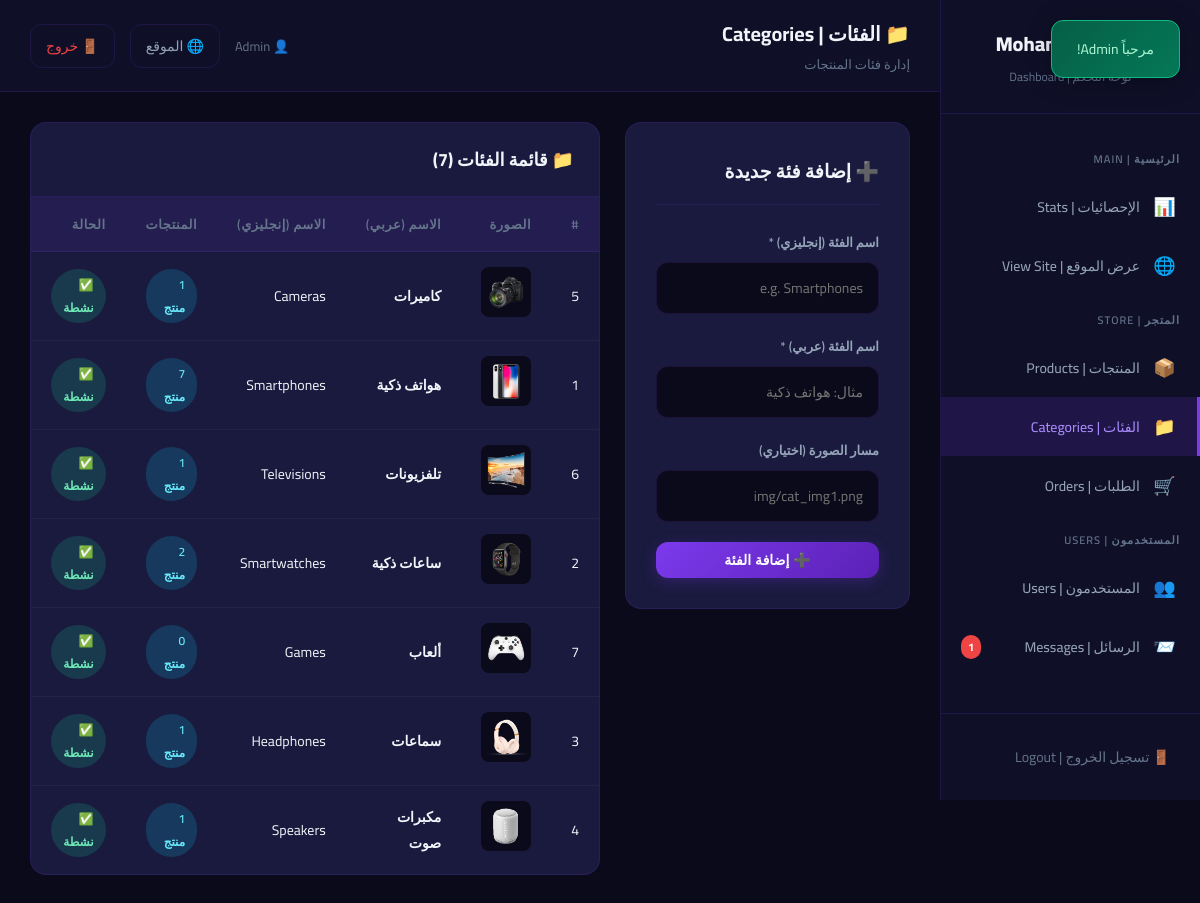
Screenshot of /admin/categories.php (signed in) with the database file from the repository.
### tables this page shows
CREATE TABLE `categories` (
  `id` int(11) NOT NULL,
  `name` varchar(100) NOT NULL,
  `name_ar` varchar(100) NOT NULL,
  `image` varchar(255) DEFAULT NULL,
  `status` tinyint(1) DEFAULT 1,
  `created_at` timestamp NOT NULL DEFAULT current_timestamp()
);

### includes/functions.php (called while the page is built, shortened)
<?php
function sanitize($data) {
    return htmlspecialchars(trim($data), ENT_QUOTES, 'UTF-8');
}
?>

### admin/categories.php (the view, shortened to what this page needs)
<?php
require_once '../includes/functions.php';
$categories   = $conn->query("SELECT c.*, COUNT(p.id) as prod_count FROM categories c LEFT JOIN products p ON c.id = p.category_id GROUP BY c.id ORDER BY c.created_at DESC");
require_once 'includes/admin_header.php';
?>
<div style="display:grid;grid-template-columns:1fr 2fr;gap:2.5rem;align-items:start;">
    <div class="admin-form-card">
        <h3>➕ إضافة فئة جديدة</h3>
        <form action="categories.php" method="POST">
            <div class="form-group">
                <label>اسم الفئة (إنجليزي) *</label>
                <input type="text" name="name" placeholder="e.g. Smartphones" required>
            </div>
            <div class="form-group">
                <label>اسم الفئة (عربي) *</label>
                <input type="text" name="name_ar" placeholder="مثال: هواتف ذكية" required>
            </div>
            <div class="form-group">
                <label>مسار الصورة (اختياري)</label>
                <input type="text" name="image_path" placeholder="img/cat_img1.png">
            </div>
            <button type="submit" class="btn btn-primary btn-block">➕ إضافة الفئة</button>
        </form>
    </div>
    <div class="admin-table-card">
        <div class="table-header">
            <h3>📁 قائمة الفئات (<?= $categories->num_rows ?>)</h3>
        </div>
        <table class="admin-table">
            <thead>
                <tr>
                    <th>#</th>
                    <th>الصورة</th>
                    <th>الاسم (عربي)</th>
                    <th>الاسم (إنجليزي)</th>
                    <th>المنتجات</th>
                    <th>الحالة</th>
                </tr>
            </thead>
            <tbody>
                <?php if($categories->num_rows > 0): ?>
                <?php while($c = $categories->fetch_assoc()): ?>
                <tr>
                    <td><?= $c['id'] ?></td>
                    <td>
                        <?php if($c['image']): ?>
                        <img src="../<?= sanitize($c['image']) ?>" class="product-thumb" alt="" onerror="this.style.display='none'">
                        <?php else: ?>
                        <span style="color:var(--text-muted);">—</span>
                        <?php endif; ?>
                    </td>
                    <td><strong><?= sanitize($c['name_ar']) ?></strong></td>
                    <td><?= sanitize($c['name']) ?></td>
                    <td><span class="badge badge-info"><?= $c['prod_count'] ?> منتج</span></td>
                    <td>
                        <a href="categories.php?toggle=<?= $c['id'] ?>" class="badge <?= $c['status'] ? 'badge-success' : 'badge-danger' ?>" style="cursor:pointer;text-decoration:none;">
                            <?= $c['status'] ? '✅ نشطة' : '❌ مخفية' ?>
                        </a>
                    </td>
                </tr>
                <?php endwhile; ?>
                <?php else: ?>
                <tr><td colspan="7"><div class="admin-empty"><div class="empty-icon">📁</div><p>لا توجد فئات</p></div></td></tr>
                <?php endif; ?>
            </tbody>
        </table>
    </div>
</div>
</div></main>
</body></html>

### css/admin.css (style rules this page uses)
:root { --admin-bg: #0a0a1a; --admin-sidebar: #0f0f28; --admin-card: #1a1a3e; --admin-card-hover: #212150; --admin-border: rgba(124, 58, 237, 0.15); --primary: #7c3aed; --primary-light: #a78bfa; --primary-dark: #5b21b6; --primary-glow: rgba(124, 58, 237, 0.25); --secondary: #06b6d4; --success: #10b981; --warning: #f59e0b; --danger: #ef4444; --text-primary: #f1f5f9; --text-secondary: #94a3b8; --text-muted: #64748b; --radius: 12px; --radius-lg: 16px; --shadow: 0 4px 24px rgba(0,0,0,0.3); --transition: all 0.3s cubic-bezier(0.4,0,0.2,1); --sidebar-width: 260px; }
*, *::before, *::after { margin:0; padding:0; box-sizing:border-box; }
html { font-size: 62.5%; }
body { font-family: 'Cairo', 'Inter', sans-serif; font-size:1.5rem; background:var(--admin-bg); color:var(--text-primary); min-height:100vh; display:flex; }
.admin-table-card { background: var(--admin-card); border: 1px solid var(--admin-border); border-radius: var(--radius-lg); overflow: hidden; margin-bottom: 3rem; }
.table-header { padding: 2rem 2.5rem; border-bottom: 1px solid var(--admin-border); display: flex; align-items: center; justify-content: space-between; flex-wrap: wrap; gap: 1rem; }
.table-header h3 { font-size: 1.8rem; font-weight: 700; }
.admin-table { width: 100%; border-collapse: collapse; }
.admin-table th { background: rgba(124,58,237,0.1); padding: 1.5rem 2rem; text-align: right; font-size: 1.3rem; color: var(--text-muted); font-weight: 600; text-transform: uppercase; letter-spacing: 0.5px; white-space: nowrap; border-bottom: 1px solid var(--admin-border); }
.admin-table td { padding: 1.5rem 2rem; border-bottom: 1px solid rgba(255,255,255,0.04); font-size: 1.4rem; vertical-align: middle; }
.admin-table tr:last-child td { border-bottom: none; }
.product-thumb { width:5rem; height:5rem; object-fit:contain; border-radius:8px; background:var(--admin-bg); padding:0.5rem; }
.badge { display: inline-block; padding: 0.4rem 1.2rem; border-radius: 50px; font-size: 1.2rem; font-weight: 600; }
.badge-success { background: rgba(16,185,129,0.2); color: #6ee7b7; }
.badge-info { background: rgba(6,182,212,0.2); color: #67e8f9; }
.admin-form-card { background: var(--admin-card); border: 1px solid var(--admin-border); border-radius: var(--radius-lg); padding: 3rem; margin-bottom: 3rem; }
.admin-form-card h3 { font-size: 1.9rem; font-weight: 700; margin-bottom: 2.5rem; padding-bottom: 1.5rem; border-bottom: 1px solid var(--admin-border); }
.form-group { margin-bottom: 2rem; }
.form-group label { display: block; font-size: 1.3rem; color: var(--text-secondary); margin-bottom: 0.8rem; font-weight: 600; }
.form-group input, .form-group textarea, .form-group select { width: 100%; padding: 1.2rem 1.5rem; background: var(--admin-bg); border: 1px solid var(--admin-border); border-radius: var(--radius); color: var(--text-primary); font-size: 1.4rem; font-family: inherit; transition: var(--transition); }
.btn { display:inline-flex; align-items:center; justify-content:center; gap:0.7rem; padding:1rem 2rem; border-radius:var(--radius); font-size:1.4rem; font-weight:600; cursor:pointer; transition:var(--transition); border:none; text-decoration:none; white-space:nowrap; }
.btn-primary { background:linear-gradient(135deg,var(--primary),var(--primary-dark)); color:#fff; box-shadow:0 4px 15px var(--primary-glow); }
.btn-block { width:100%; }

### rows the page displays
categories: id "5", image (picture), name_ar "كاميرات", name "Cameras", prod_count "1", status "✅ نشطة"
categories: id "1", image (picture), name_ar "هواتف ذكية", name "Smartphones", prod_count "7", status "✅ نشطة"
categories: id "6", image (picture), name_ar "تلفزيونات", name "Televisions", prod_count "1", status "✅ نشطة"
categories: id "2", image (picture), name_ar "ساعات ذكية", name "Smartwatches", prod_count "2", status "✅ نشطة"
categories: id "7", image (picture), name_ar "ألعاب", name "Games", prod_count "0", status "✅ نشطة"
categories: id "3", image (picture), name_ar "سماعات", name "Headphones", prod_count "1", status "✅ نشطة"
categories: id "4", image (picture), name_ar "مكبرات صوت", name "Speakers", prod_count "1", status "✅ نشطة"

### other values shown
$flash['message'] "مرحباً Admin!"
$unreadMsg "1"
$pageTitle "📁 الفئات | Categories"
$pageSubtitle "إدارة فئات المنتجات"
$_SESSION['user_name'] "Admin"
$categories->num_rows "7"
